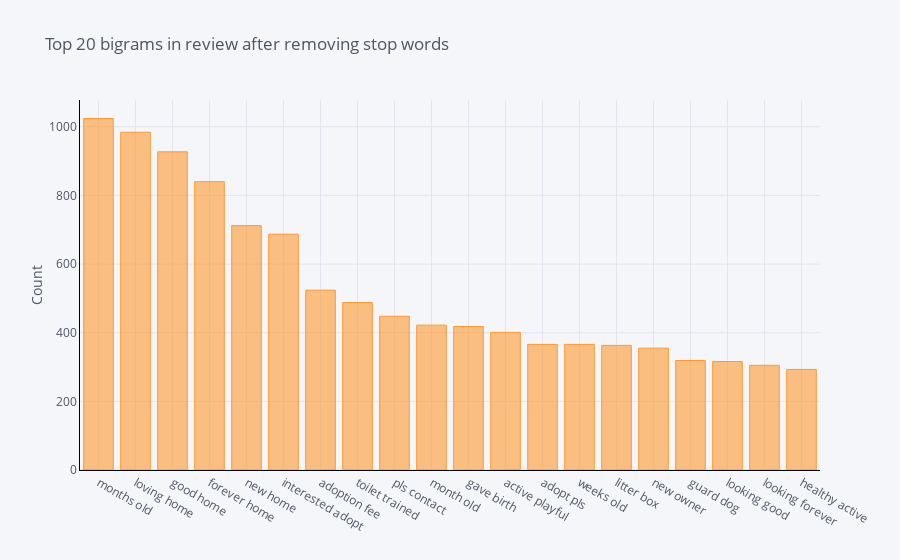

Notebook code cell kept with this figure:
### Code cell
import cufflinks as cf
cf.go_offline()
cf.set_config_file(offline=False, world_readable=True)

def get_top_n_bigram(corpus, ng, n=None):
    vec = CountVectorizer(ngram_range=(ng, ng), stop_words='english').fit(corpus)
    bag_of_words = vec.transform(corpus)
    sum_words = bag_of_words.sum(axis=0) 
    words_freq = [(word, sum_words[0, idx]) for word, idx in vec.vocabulary_.items()]
    words_freq =sorted(words_freq, key = lambda x: x[1], reverse=True)
    return words_freq[:n]
common_words = get_top_n_bigram(npf['Description'],ng=2 ,n = 20)
df4 = pd.DataFrame(common_words, columns = ['ReviewText' , 'count'])
df4.groupby('ReviewText').sum()['count'].sort_values(ascending=False).iplot(
    kind='bar', yTitle='Count', linecolor='black', title='Top 20 bigrams in review after removing stop words')

### Figure 1 — Plotly figure (JSON) as saved in the notebook; plotly's stock layout.template omitted (floating-point values rounded to 4 significant figures)
{"data": [{"marker": {"color": "rgba(255, 153, 51, 0.6)", "line": {"color": "rgba(255, 153, 51, 1.0)", "width": 1}}, "name": "count", "orientation": "v", "text": "", "type": "bar", "x": ["months old", "loving home", "good home", "forever home", "new home", "interested adopt", "adoption fee", "toilet trained", "pls contact", "month old", "gave birth", "active playful", "adopt pls", "weeks old", "litter box", "new owner", "guard dog", "looking good", "looking forever", "healthy active"], "y": [1024, 984, 927, 840, 712, 687, 524, 488, 448, 422, 418, 401, 366, 366, 363, 355, 319, 316, 305, 293]}], "layout": {"legend": {"bgcolor": "#F5F6F9", "font": {"color": "#4D5663"}}, "paper_bgcolor": "#F5F6F9", "plot_bgcolor": "#F5F6F9", "title": {"font": {"color": "#4D5663"}, "text": "Top 20 bigrams in review after removing stop words"}, "xaxis": {"gridcolor": "#E1E5ED", "linecolor": "black", "showgrid": true, "tickfont": {"color": "#4D5663"}, "title": {"font": {"color": "#4D5663"}, "text": ""}, "zerolinecolor": "#E1E5ED"}, "yaxis": {"gridcolor": "#E1E5ED", "linecolor": "black", "showgrid": true, "tickfont": {"color": "#4D5663"}, "title": {"font": {"color": "#4D5663"}, "text": "Count"}, "zerolinecolor": "#E1E5ED"}}}
